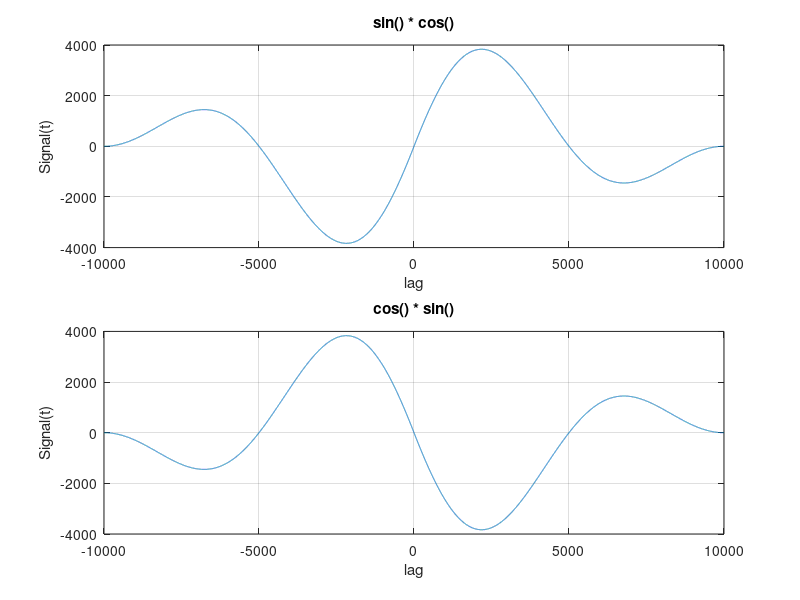

Write the MATLAB code that produced this figure.
%%%%%%%%%%%%%%%%%%%%%%%%%% Cross Correlation %%%%%%%%%%%%%%%%%%%%
t=0:0.01:100;
x=sin(2*pi*0.01*t);


x2=cos(2*pi*0.01*t);


[y,x1]=xcorr(x,x2);
subplot(2,2,[1,2]);plot(x1,y);
title('sin() * cos()')
xlabel('lag')
ylabel('Signal(t)')
grid on

[yn,xn]=xcorr(x2,x);
subplot(2,2,[3,4]);plot(xn,yn);
title('cos() * sin()')
xlabel('lag')
ylabel('Signal(t)')
grid on
